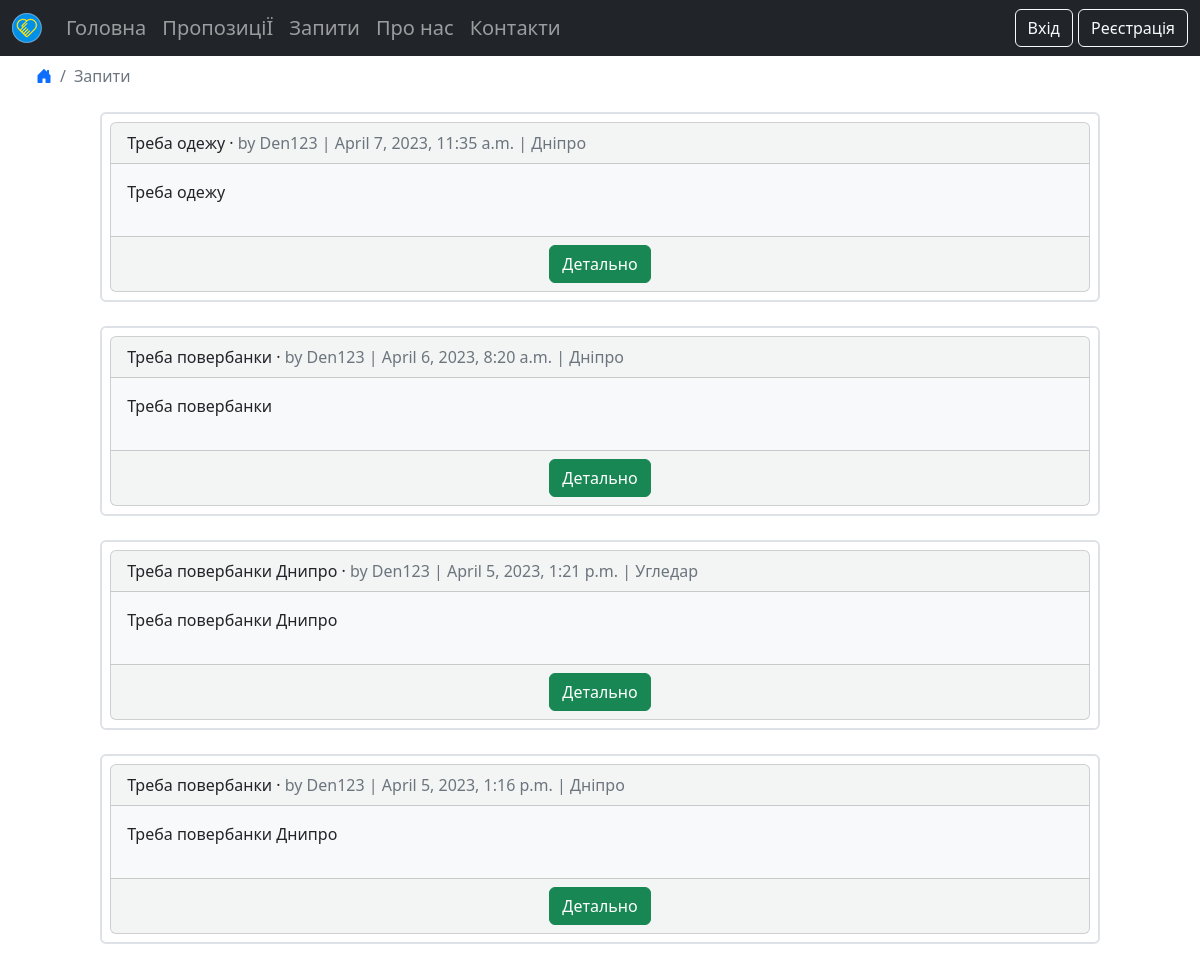
Screenshot of /requests/ with the database file from the repository.
### requests/models.py (models this page shows, shortened)
class Requests(models.Model):
    title = models.CharField(max_length=255)
    body = models.TextField('Опис', max_length=1024)
    location = models.TextField(blank=True)
    date = models.DateTimeField(auto_now_add=True)
    author = models.ForeignKey(
        'accounts.CustomUser',
        on_delete=models.CASCADE,
    )
    offer = models.ManyToManyField('offers.Offers')
    status = models.ForeignKey('statuses.Status', on_delete=models.PROTECT, default=2)

### accounts/models.py (models this page shows)
class CustomUser(AbstractUser):
    phone = models.CharField(max_length=15)

### requests/views.py (the view)
# urls.py: path("", RequestsListView.as_view(), name="requests_list"),
class RequestsListView(ListView):
    model = Requests
    template_name = "requests_list.html"
    def get_context_data(self, **kwargs):
        context = super().get_context_data(**kwargs)
        if self.request.user.is_superuser:
            context['requests_list'] = Requests.objects.exclude(offer__isnull=False).order_by('-date')
        if self.request.user.is_authenticated:
            context['requests_list'] = Requests.objects.exclude(offer__isnull=False).filter(Q(author_id=self.request.user) | Q(status_id=2)).order_by('-date')
        context['requests_list'] = Requests.objects.exclude(offer__isnull=False).filter(status_id=2).order_by('-date')
        return context

### templates/requests_list.html (shortened to what this page needs)
{% extends "base.html" %}
{% load crispy_forms_tags %}
{% block content %}
<ul class="breadcrumb ms-4">
    <li class="breadcrumb-item"><a href="{% url 'home' %}"><i class="bi bi-house-door-fill"></i></a></li>
    <li class="breadcrumb-item active">Запити</li>
</ul>
{% for requests in requests_list %}
    <div class="container-fluid mb-4 p-2 border border-2 rounded mx-auto" style="max-width: 85%">
        <div class="card card-list bg-light bg-opacity-50">
            <div class="card-header">
                <span class="font-weight-bold">{{ requests.title }}</span> &middot;
                <span class="text-muted">by {{ requests.author }} |
                    {{ requests.date }} | {{ requests.location }}</span>
            </div>
            <div class="card-body bg-light post-entry">
                <p>{{ requests.body }}</p>
            </div>
            <div class="card-footer text-center text-muted">
                <a class = "btn btn-success" href="{% url 'requests_detail' requests.pk %}">Детально</a>
            </div>
        </div>
    </div>
{% endfor %}
{% endblock content %}

### rows the page displays
Requests: title "Треба одежу", author "Den123", date "April 7, 2023, 11:35 a.m.", location "Дніпро", body "Треба одежу"
Requests: title "Треба повербанки", author "Den123", date "April 6, 2023, 8:20 a.m.", location "Дніпро", body "Треба повербанки"
Requests: title "Треба повербанки Днипро", author "Den123", date "April 5, 2023, 1:21 p.m.", location "Угледар", body "Треба повербанки Днипро"
Requests: title "Треба повербанки", author "Den123", date "April 5, 2023, 1:16 p.m.", location "Дніпро", body "Треба повербанки Днипро"
